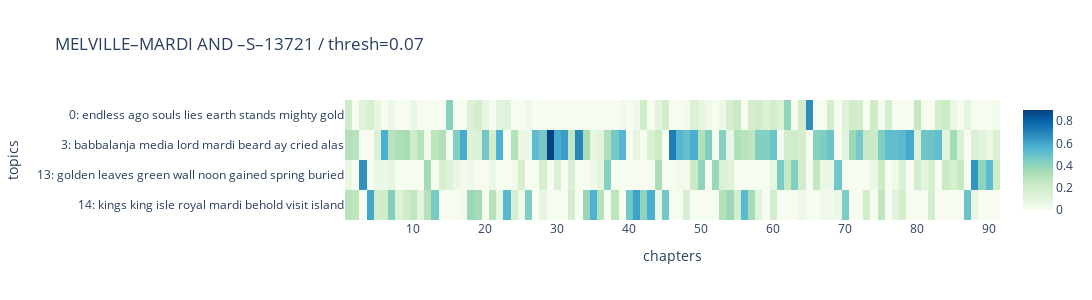

Notebook code cell kept with this figure:
### Code cell
show_book_heatmap(tm_mel, 13721, w=1500)

### Figure 1 — Plotly figure (JSON) as saved in the notebook; plotly's stock layout.template omitted (floating-point values rounded to 4 significant figures; data arrays with more than 128 entries replaced by an {"elided": "..."} marker saying what was removed)
{"data": [{"coloraxis": "coloraxis", "hovertemplate": "chapters: %{x}<br>topics: %{y}<br>color: %{z}<extra></extra>", "name": "0", "type": "heatmap", "x": [1, 2, 3, 4, 5, 6, 7, 8, 9, 10, 11, 12, 13, 14, 15, 16, 17, 18, 19, 20, 21, 22, 23, 24, 25, 26, 27, 28, 29, 30, 31, 32, 33, 34, 35, 36, 37, 38, 39, 40, 41, 42, 43, 44, 45, 46, 47, 48, 49, 50, 51, 52, 53, 54, 55, 56, 57, 58, 59, 60, 61, 62, 63, 64, 65, 66, 67, 68, 69, 70, 71, 72, 73, 74, 75, 76, 77, 78, 79, 80, 81, 82, 83, 84, 85, 86, 87, 88, 89, 90, 91], "xaxis": "x", "y": ["0: endless ago souls lies earth stands mighty gold", "3: babbalanja media lord mardi beard ay cried alas", "13: golden leaves green wall noon gained spring buried", "14: kings king isle royal mardi behold visit island"], "yaxis": "y", "z": {"elided": "4x91 float values"}}], "layout": {"coloraxis": {"colorscale": [[0, "rgb(247,252,240)"], [0.125, "rgb(224,243,219)"], [0.25, "rgb(204,235,197)"], [0.375, "rgb(168,221,181)"], [0.5, "rgb(123,204,196)"], [0.625, "rgb(78,179,211)"], [0.75, "rgb(43,140,190)"], [0.875, "rgb(8,104,172)"], [1, "rgb(8,64,129)"]]}, "height": 300, "title": {"text": "MELVILLE–MARDI AND –S–13721 / thresh=0.07"}, "width": 1500, "xaxis": {"anchor": "y", "autorange": true, "constrain": "domain", "domain": [0, 1], "range": [0.5, 91.5], "scaleanchor": "y", "title": {"text": "chapters"}, "type": "linear"}, "yaxis": {"anchor": "x", "autorange": true, "constrain": "domain", "domain": [0, 1], "range": [3.5, -0.5], "title": {"text": "topics"}, "type": "category"}}}
